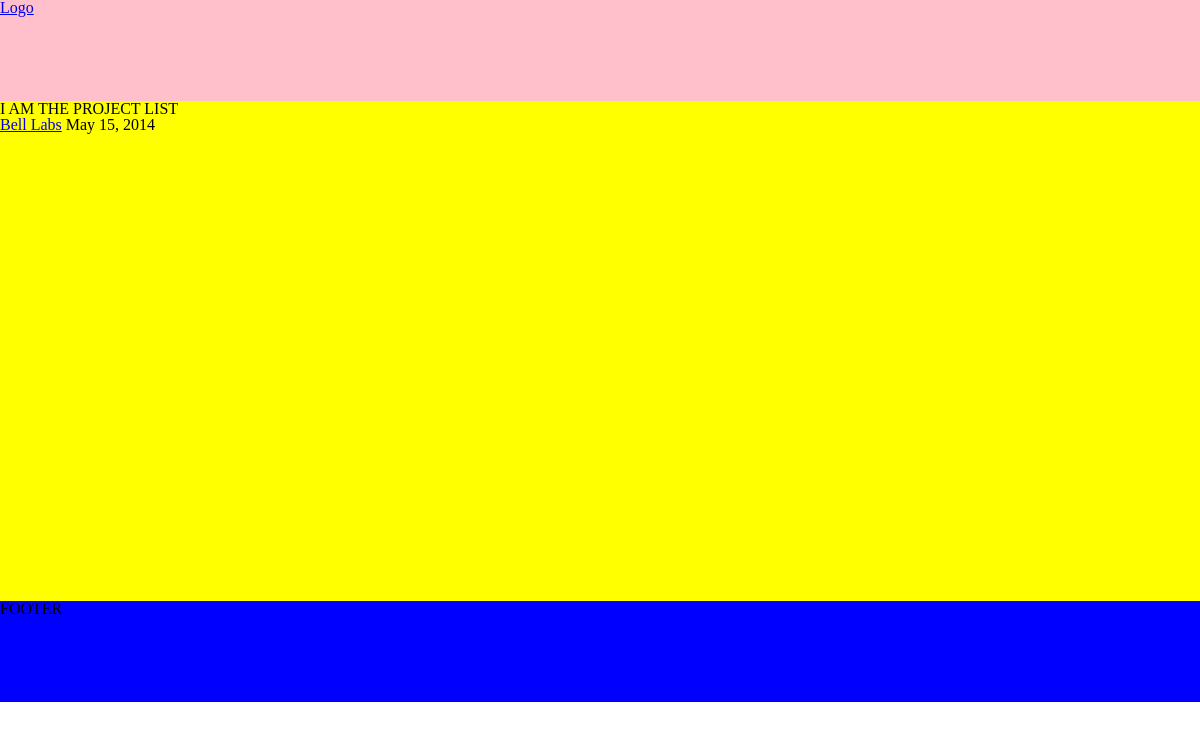
The app's page /projects/, older data.
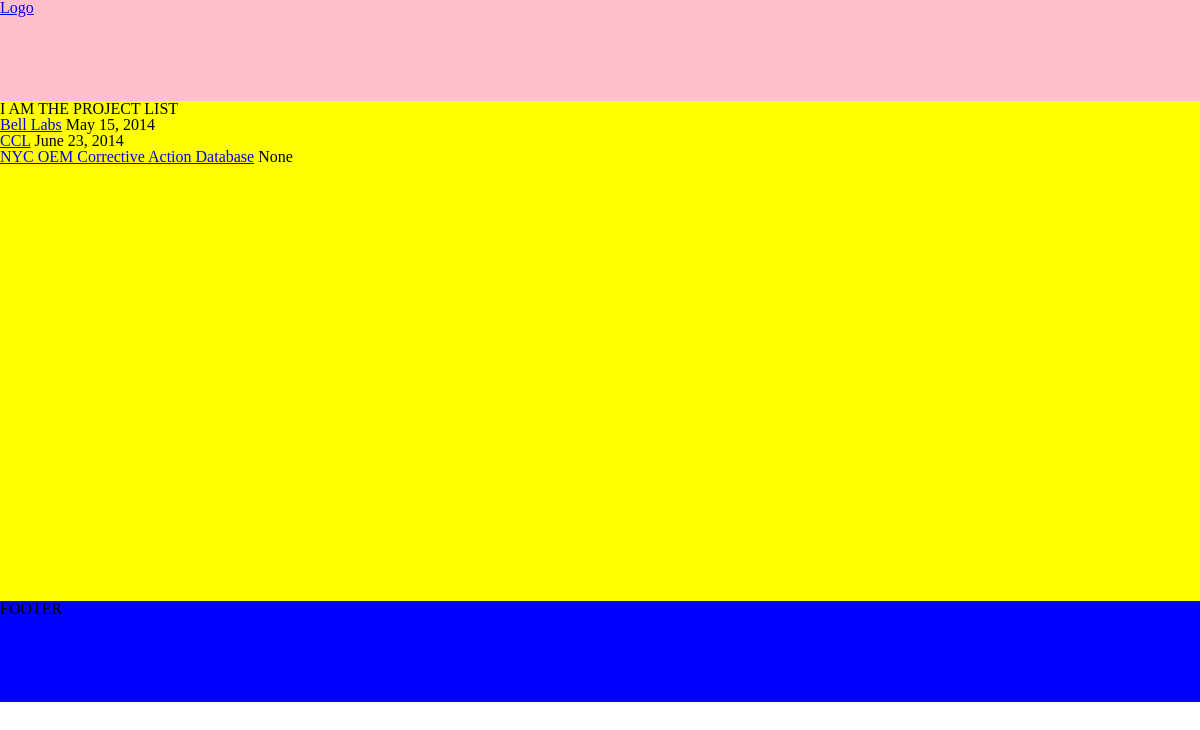
The same page, newer data.
### paraserry/apps/website/models.py (models this page shows, shortened)
class Project(models.Model):
    project_title = models.CharField(max_length=255, blank = True, null = True)
    client = models.CharField(max_length=255, blank = True, null = True)
    txtid = models.CharField( max_length = 255 )
    launch_date = models.DateField('Launched on', blank=True, null=True)
    main_url = models.URLField('URL', max_length=200, blank=True)
    about = models.TextField('About', blank=True)
    images = models.ImageField(upload_to='/images')
    tags = models.ManyToManyField(Tag, blank=True,
        null=True, related_name="project_tags")
    created = models.DateTimeField( _("Time created"), auto_now_add = True )
    def get_absolute_url(self):
        return reverse('project', kwargs = {'pk':self.pk })

### paraserry/apps/website/views.py (the view)
# urls.py: url(r'^projects/$', ProjectList.as_view(), name = 'projects'),
class ProjectList(ListView):
    model = Project
    template_name = "projects/project_list.html"
    def get_queryset(self):
        queryset = Project.objects.all()
        return queryset

### paraserry/templates/projects/project_list.html
{% extends 'base.html' %}
{% block content %}
<div class="project-list">
I AM THE PROJECT LIST
<ul>
	{% for object in object_list %}
	<li>
	<a href="{{ object.get_absolute_url }}">{{ object.project_title }}</a>
	{{ object.launch_date }}
	</li>
	{% endfor %}
</ul>
</div>
{% endblock %}

Row changes from the older to the newer data that the page shows:
added Project: project_title "CCL", launch_date "June 23, 2014"
added Project: project_title "NYC OEM Corrective Action Database", launch_date "None"
